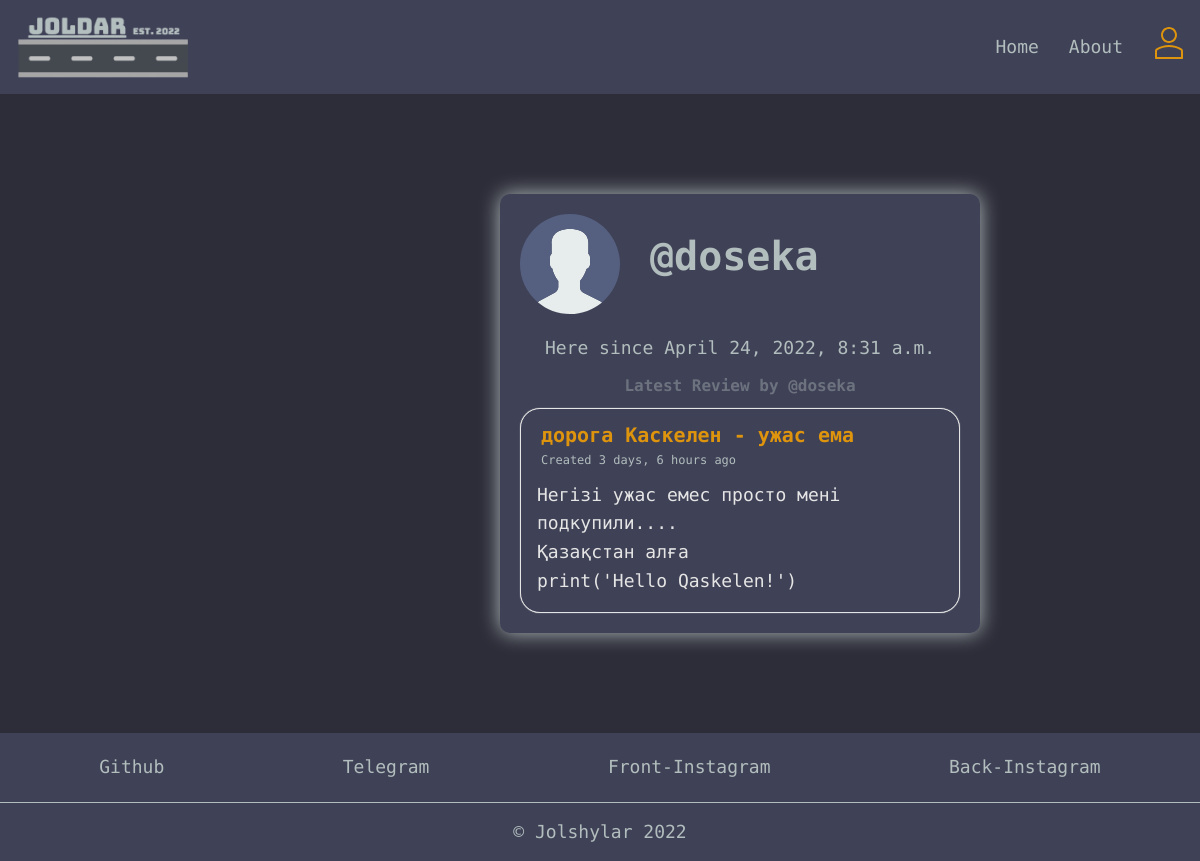
Page /profile/1/ on the committed database.
### base/models.py (models this page shows, shortened)
class Review(models.Model):
    title = models.CharField(max_length=200)
    summary = models.CharField(max_length=200)
    body = models.TextField()
    author = models.ForeignKey(User, on_delete=models.CASCADE)
    created = models.DateTimeField(auto_now_add=True)
    updated = models.DateTimeField(auto_now=True)
    class Meta:
        ordering = ['-updated', '-created']
    def short_content(self):
        return f'{self.body[0:200]}' + '...' if len(self.body) > 200 else self.body

### base/views.py (the view)
# urls.py: path('profile/<str:pk>/', views.user_profile, name='profile'),
def user_profile(request, pk):
    user = User.objects.get(id=pk)
    latest_review = user.review_set.first()
    review_comments = user.comment_set.all()[0:2]
    context = {
        'user': user,
        'latest_review': latest_review,
        'review_comments': review_comments,
    }
    return render(request, 'base/profile.html', context)

### base/templatetags/base_extras.py (called while the page is built)
@register.filter
def convert_markdown(text):
    return markdown.markdown(text, extensions=['markdown.extensions.fenced_code'])

### base/templates/base/profile.html (shortened to what this page needs)
{% extends 'base.html' %}
{% load static %}
{% load base_extras %}
{% block content %}
<main class="profile-page layout layout--3">
  <div class="container">
   <div class="layout__box">
    <div class="reviewList">
      <div class="profile">
        <div class="profile__info">
          <div class="avatar avatar--large active">
            <img src="{% static 'images/avatar.svg' %}" height="100px" class="profile-img"/>
            <div>
              <h1 class="profile-name">@{{user.username}}</h1>
            </div>
          </div>
          <p class="date">Here since {{ user.date_joined }}</p>
          <div class="reviewList__header">
            {% if latest_review %}
            <div>
              <h2 class="about-user">Latest Review by @{{user.username}}</h2>
            </div>
            <div class="review__box scroll">
              <div class="review__header scroll">
                <div class="review__info">
                  <h3><a href="{% url 'review' latest_review.id %}">{{latest_review.title}} - {{latest_review.summary}}</a></h3>
                  <div class="paragraph-wrapper">
                    <p>Created {{latest_review.created | timesince}} ago</p>
                  </div>
                </div>
              </div>
              <div class="review__conversation">
                <div class="threads scroll">
                  <div class="thread">
                    <div class="thread__details">
                      {{ latest_review.short_content | convert_markdown | safe }}
                    </div>
                  </div>
                </div>
              </div>
            </div>
            {% else %}
            <div>
              <h2 class="about-user">User has no reviews yet</h2>
            </div>
            {% endif %}
          </div>
        </div>
      </div>
    </div>
  </div>
  </div>
</main>
{% endblock content %}

### static/styles/style.css (style rules this page uses)
:root { --color-main: #de950d; --color-dark: #3f4156; --color-light: #e5e5e5; --color-light-gray: #b2bdbd; --color-bg: #2d2d39; }
* { font-family: 'Roboto Mono', -apple-system, BlinkMacSystemFont, 'Segoe UI', Roboto, Oxygen, Ubuntu, Cantarell, 'Open Sans', 'Helvetica Neue', sans-serif; margin: 0; padding: 0; }
html { font-size: 62.5%; }
@media only screen and (min-width: 1200px) { html { font-size: 62.5%; } }
body { line-height: 1.6; font-weight: 400; font-size: 1.5vmax; color: var(--color-light-gray); background-color: var(--color-bg); min-height: 100vh; }
a { color: var(--color-main); text-decoration: none; }
.review__box { background-color: var(--color-dark); border-radius: 20px; margin:10px 20px; border: 1px solid var(--color-light); box-shadow: 0 0 1px var(--color-light); }
.review__header { margin-left: 2rem; margin-top: 1rem; }
.review__conversation { margin: 16px; margin-top:10px; }
.review__info h3 { font-size: 20px; }
.review__info p { font-size: 12px; }
.review__conversation { color: var(--color-light); }
.layout__box { border-radius: 10px; background: var(--color-dark); margin: 100px 500px; width: 480px; box-shadow: 0 0 20px var(--color-light-gray); max-height: max-content; min-height: min-content; padding-bottom: 10px; }
.avatar { display: flex; gap: 3rem; margin-left: 20px; }
.profile-img { margin-top: 20px; }
.profile-name { margin-top: 30px; font-size: 40px; }
.about-user { text-align: center; font-size: 16px; opacity: 40%; margin-top: 10px; }
.date { text-align: center; margin-top: 20px; }
code { display: block; white-space: pre-wrap; }

### rows in the picture
Review: title "дорога Каскелен", summary "ужас ема", created "3 days, 6 hours", short_content|convert_markdown "Негізі ужас емес просто мені подкупили.... Қазақстан алға print('Hello Qaskelen!')"

### other values in the picture
{{ user.username }} "doseka"
{{ user.date_joined }} "April 24, 2022, 8:31 a.m."
